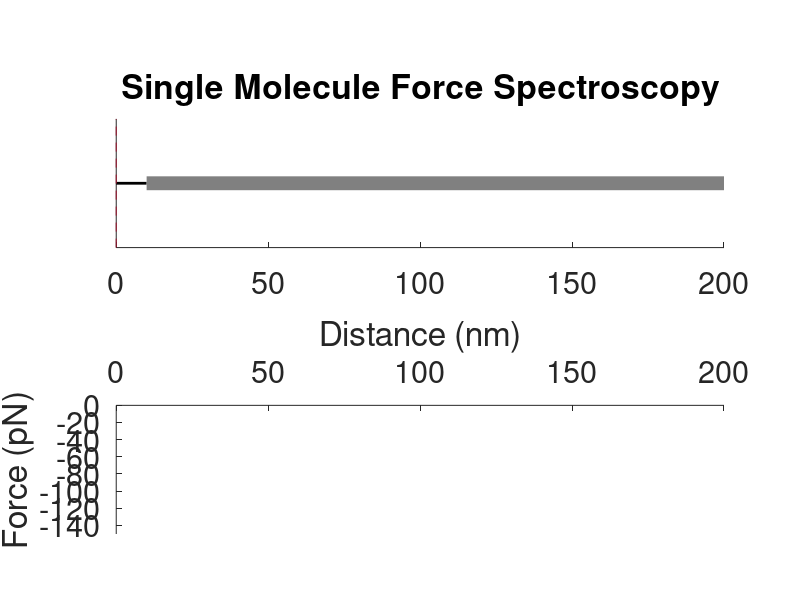

MATLAB code to generate this figure: (Note: this script raises an error after producing the figure.)
addpath('LSQ fit')


Lc = [33, 50, 92, 130, 164]; % Example of possible model parameters
Xunfold = [28, 40, 77, 105, 133];
ncrest = length(Lc);


% Plotting
fig = figure('units','normalized','outerposition',[0 0 1 1]);
subplot(2,1,1)
hold on
title('Single Molecule Force Spectroscopy')

xlim([0,200]);
ylim([-1,1]);
set(gca,'ytick',[])
set(gca,'FontSize',22)
colors = get(gca, 'colororder');


h = zeros(1,ncrest);
for i = 1:ncrest
    h(i) = plot([0,0],[0,0],'linewidth',5);% ith section
end
% plot(0,0,'*') % draw tip?-> draw knot to represent protein!
h6 = plot([0,10],[0,0],'linewidth',2,'Color','k');
h7 = plot([10,200],[0,0],'linewidth',10,'Color',[0.5,0.5,0.5]);
line1 = plot([0,0],[-1,1],'--','Color',colors(7,:));

subplot(2,1,2)
hold on
set(gca,'XAxisLocation','top');
set(gca,'FontSize',22)

xlim([0,200]);
ylim([-150,0]);
xlabel('Distance (nm)');
ylabel('Force (pN)');


z=animatedline;
line2 = plot([0,0],[-150,1],'--','Color',colors(7,:));

% we move tip 1 nm/sec
F = moviein(200);

set(gca,'nextplot','replacechildren');
for x = 1:200
    
    n = find(x<Xunfold,1);% number of stretching sections
    if isempty(n)
        n=ncrest;
        wasempty = true;
    else
        wasempty = false;
    end
    X = zeros(1,n+1);
    X(1) = x;
    if wasempty
        X(n+1) = x-Xunfold(end);
    else
        X(n+1) = 0;
    end
    
    for i = n:-1:2
        X(i) = X(i+1)+(Lc(i)-Lc(i-1))/Lc(n)*(X(1)-X(n+1));
    end
    for i =1:n
        set(h(i),'XData',[X(i+1),X(i)],'YData',[0,0]);
    end
    set(h6,'XData',[X(1),X(1)+10],'YData',[0,0]);
    set(h7,'XData',[X(1)+10,200],'YData',[0,0]);
    
    
    f = fd(Lc(n),X(1));
    if x >Xunfold(end)
        f = 0;
    end
    set(line1,'XData',[x,x],'YData',[-1,1]);
    set(line2, 'XData',[x,x],'YData',[-150,1]);
    %     if any(x==Xunfold)
    %         pause(0.2)
    %     else
    %         pause(0.02)
    %     end
    addpoints(z,X(1),f);
    drawnow();
    F(x) = getframe(fig);
end

movie2avi(F,'SMFS.avi','fps',15)